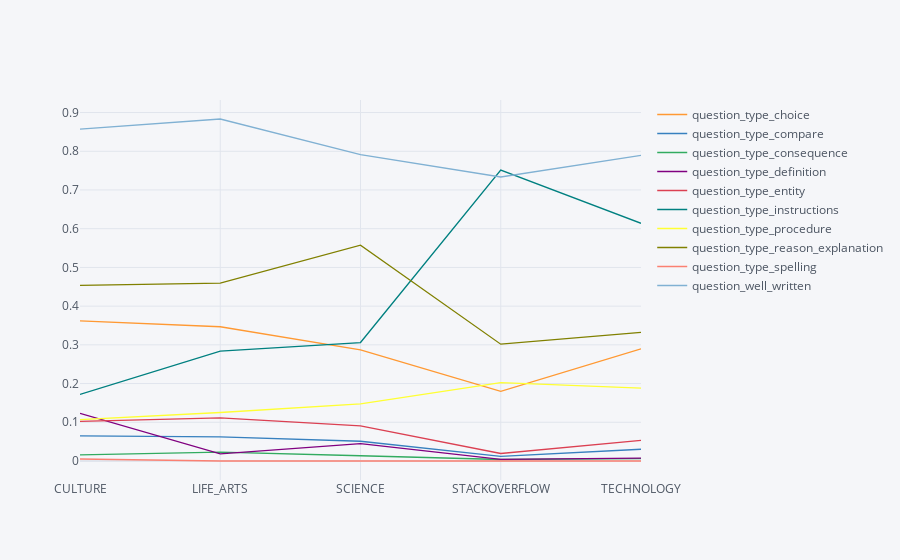

Notebook code for this chart:
### Markdown cell above
### Target Labels For Question Part 2

### Code cell
df_train.groupby('category')[
 'question_type_choice',
 'question_type_compare',
 'question_type_consequence',
 'question_type_definition',
 'question_type_entity',
 'question_type_instructions',
 'question_type_procedure',
 'question_type_reason_explanation',
 'question_type_spelling',
    'question_well_written'
].mean().iplot(kind='line')

### Figure 1 — Plotly figure (JSON) as saved in the notebook; plotly's stock layout.template omitted (floating-point values rounded to 4 significant figures)
{"data": [{"line": {"color": "rgba(255, 153, 51, 1.0)", "dash": "solid", "shape": "linear", "width": 1.3}, "mode": "lines", "name": "question_type_choice", "text": "", "type": "scatter", "x": ["CULTURE", "LIFE_ARTS", "SCIENCE", "STACKOVERFLOW", "TECHNOLOGY"], "y": [0.3621, 0.3467, 0.2873, 0.1801, 0.2896]}, {"line": {"color": "rgba(55, 128, 191, 1.0)", "dash": "solid", "shape": "linear", "width": 1.3}, "mode": "lines", "name": "question_type_compare", "text": "", "type": "scatter", "x": ["CULTURE", "LIFE_ARTS", "SCIENCE", "STACKOVERFLOW", "TECHNOLOGY"], "y": [0.06473, 0.06253, 0.05096, 0.01184, 0.03032]}, {"line": {"color": "rgba(50, 171, 96, 1.0)", "dash": "solid", "shape": "linear", "width": 1.3}, "mode": "lines", "name": "question_type_consequence", "text": "", "type": "scatter", "x": ["CULTURE", "LIFE_ARTS", "SCIENCE", "STACKOVERFLOW", "TECHNOLOGY"], "y": [0.01592, 0.02304, 0.01356, 0.003857, 0.006077]}, {"line": {"color": "rgba(128, 0, 128, 1.0)", "dash": "solid", "shape": "linear", "width": 1.3}, "mode": "lines", "name": "question_type_definition", "text": "", "type": "scatter", "x": ["CULTURE", "LIFE_ARTS", "SCIENCE", "STACKOVERFLOW", "TECHNOLOGY"], "y": [0.1229, 0.01834, 0.04488, 0.004123, 0.007579]}, {"line": {"color": "rgba(219, 64, 82, 1.0)", "dash": "solid", "shape": "linear", "width": 1.3}, "mode": "lines", "name": "question_type_entity", "text": "", "type": "scatter", "x": ["CULTURE", "LIFE_ARTS", "SCIENCE", "STACKOVERFLOW", "TECHNOLOGY"], "y": [0.1023, 0.1112, 0.09093, 0.01942, 0.05326]}, {"line": {"color": "rgba(0, 128, 128, 1.0)", "dash": "solid", "shape": "linear", "width": 1.3}, "mode": "lines", "name": "question_type_instructions", "text": "", "type": "scatter", "x": ["CULTURE", "LIFE_ARTS", "SCIENCE", "STACKOVERFLOW", "TECHNOLOGY"], "y": [0.1719, 0.2837, 0.306, 0.7513, 0.614]}, {"line": {"color": "rgba(255, 255, 51, 1.0)", "dash": "solid", "shape": "linear", "width": 1.3}, "mode": "lines", "name": "question_type_procedure", "text": "", "type": "scatter", "x": ["CULTURE", "LIFE_ARTS", "SCIENCE", "STACKOVERFLOW", "TECHNOLOGY"], "y": [0.1068, 0.1253, 0.1475, 0.2024, 0.188]}, {"line": {"color": "rgba(128, 128, 0, 1.0)", "dash": "solid", "shape": "linear", "width": 1.3}, "mode": "lines", "name": "question_type_reason_explanation", "text": "", "type": "scatter", "x": ["CULTURE", "LIFE_ARTS", "SCIENCE", "STACKOVERFLOW", "TECHNOLOGY"], "y": [0.4536, 0.4596, 0.5573, 0.3017, 0.3322]}, {"line": {"color": "rgba(251, 128, 114, 1.0)", "dash": "solid", "shape": "linear", "width": 1.3}, "mode": "lines", "name": "question_type_spelling", "text": "", "type": "scatter", "x": ["CULTURE", "LIFE_ARTS", "SCIENCE", "STACKOVERFLOW", "TECHNOLOGY"], "y": [0.005192, 0, 0, 0, 0]}, {"line": {"color": "rgba(128, 177, 211, 1.0)", "dash": "solid", "shape": "linear", "width": 1.3}, "mode": "lines", "name": "question_well_written", "text": "", "type": "scatter", "x": ["CULTURE", "LIFE_ARTS", "SCIENCE", "STACKOVERFLOW", "TECHNOLOGY"], "y": [0.8574, 0.8833, 0.7913, 0.7336, 0.7896]}], "layout": {"legend": {"bgcolor": "#F5F6F9", "font": {"color": "#4D5663"}}, "paper_bgcolor": "#F5F6F9", "plot_bgcolor": "#F5F6F9", "title": {"font": {"color": "#4D5663"}}, "xaxis": {"gridcolor": "#E1E5ED", "showgrid": true, "tickfont": {"color": "#4D5663"}, "title": {"font": {"color": "#4D5663"}, "text": ""}, "zerolinecolor": "#E1E5ED"}, "yaxis": {"gridcolor": "#E1E5ED", "showgrid": true, "tickfont": {"color": "#4D5663"}, "title": {"font": {"color": "#4D5663"}, "text": ""}, "zerolinecolor": "#E1E5ED"}}}
